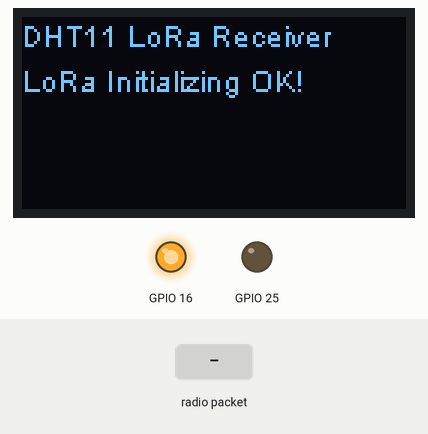
Bench run of a sketch on a simulated ESP32. Shown: 128×64 one-colour display, output pins drawn as LEDs (lit = HIGH). The inputs (shaded band) are chosen by the test bench. No radio packets arrive unless stated; what the sketch prints to the serial monitor is not drawn.

Above: at 3.3 s.
3.4 s: radio packet "1" arrives
At 4.7 s:
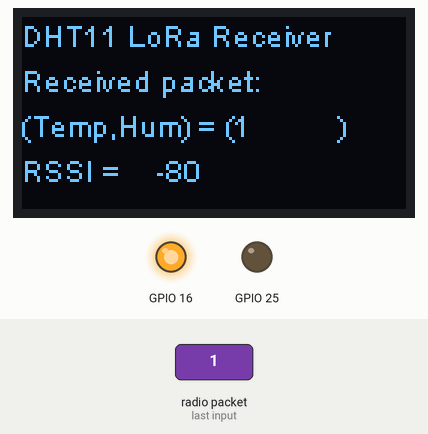
5.9 s: radio packet "0" arrives
At 6.5 s:
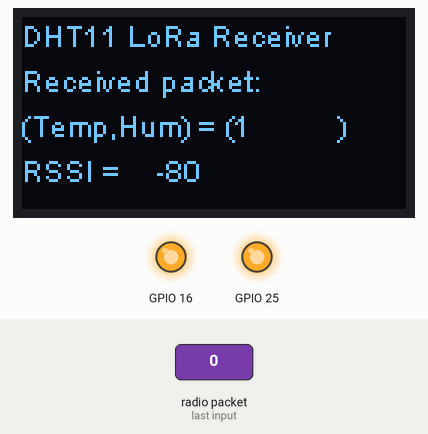
8.4 s: radio packet "2" arrives
At 9.7 s:
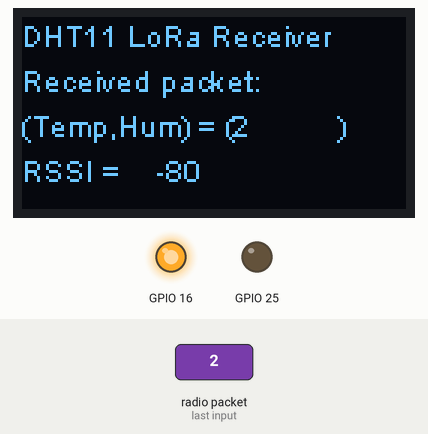
Timing chart, 0 to 11.4 s (numbered marks = the images above; inputs shaded):
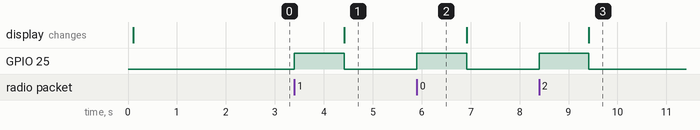

The sketch:

Heltec_LoRa32_Receive.ino
```cpp
/*
 * File: Heltec_LoRa32_Receive.ino
 *
 * based on Library examples
 * needs: https://github.com/ThingPulse/esp8266-oled-ssd1306
 * Claus Kühnel 2020-04-06 info@ckuehnel.ch
 */
#include <SPI.h>
#include <LoRa.h>
#include "SSD1306.h"
#include <Arduino.h>

SSD1306  display(0x3c, 4, 15);

#define SS      18
#define RST     14
#define DI0     26
#define BAND    868300000

#define DEBUG 1

void setup()
{
  pinMode(25,OUTPUT);
  pinMode(16,OUTPUT);
  digitalWrite(16, LOW);
  delay(50);
  digitalWrite(16, HIGH);

  Serial.begin(115200);
  while (!Serial);
  Serial.println("DHT11 - LoRa Receiver");
  display.init();
  display.flipScreenVertically();
  display.setFont(ArialMT_Plain_10);
  display.setTextAlignment(TEXT_ALIGN_LEFT);

  display.drawString(0, 0,"DHT11 LoRa Receiver");
  display.display();

  SPI.begin(5,19,27,18);
  LoRa.setPins(SS,RST,DI0);
  Serial.println("LoRa Receiver");
  if (!LoRa.begin(BAND))
  {
    Serial.println("Starting LoRa failed!");
    while (1);
  }
  Serial.println("LoRa Initial OK!");
  display.drawString(0,15,"LoRa Initializing OK!");
  display.display();
  delay(2000);
}

String received;

void loop()
{
  // try to parse packet
  int packetSize = LoRa.parsePacket();
  if (packetSize)
  {
    digitalWrite(25, HIGH);
    // received a packet
    Serial.print("Received packet '");
    // read packet
    while (LoRa.available()) received = LoRa.readString();
    Serial.print(received);
    // print RSSI of packet
    Serial.print("' with RSSI ");
    Serial.println(LoRa.packetRssi());
    display.clear();
    display.drawString(0, 0, "DHT11 LoRa Receiver");
    display.drawString(0, 15, "Received packet:");
    display.drawString(0, 30, "(Temp,Hum) = (");
    display.drawString(70, 30, received);
    display.drawString(105, 30, ")");
    display.drawString(0, 45, "RSSI = ");
    display.drawString(45,45, (String) LoRa.packetRssi());
    display.display();
  }
  digitalWrite(25, LOW);
}
```

Measured:
- after the input at 3.4 s, GPIO 25: LOW → HIGH at once, → LOW 1.0 s later; the display: changes after 1.0 s (image 1)
- after the input at 5.9 s, GPIO 25: LOW → HIGH at once, → LOW 1.0 s later
- after the input at 8.4 s, GPIO 25: LOW → HIGH at once, → LOW 1.0 s later; the display: changes after 1.0 s (image 3)
